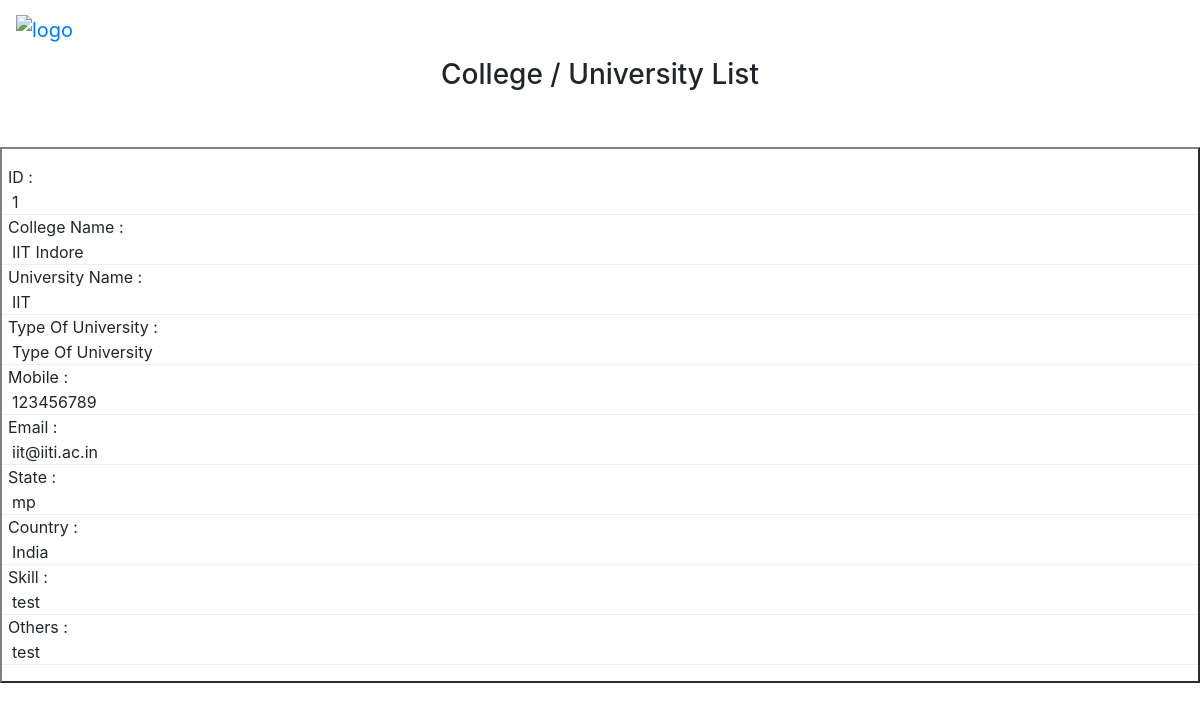
/college/college_list, run on the app's committed database.
### loginRegister/models.py (models this page shows)
class college(models.Model):
    college_id = models.AutoField(primary_key=True)
    college_name = models.CharField(max_length=100)
    university_name = models.CharField(max_length=100)
    email = models.EmailField(max_length=100, unique=True)
    phone = models.BigIntegerField()
    country = models.CharField(max_length=100)
    state = models.CharField(max_length=100)
    skill_set = models.CharField(max_length=100)
    description = models.TextField()
    profileImg = models.CharField(max_length=100, default='photo.jpg')
    date_of_reg = models.DateTimeField(default=timezone.now)
    password = models.CharField(max_length=100)

### loginRegister/views.py (the view)
# urls.py: path('college/college_list', loginviews.college_list, name='college_list'),
def college_list(request):
    college_data = college.objects.all()
    return render(request, 'college_list.html', {'colleges': college_data})

### loginRegister/templates/college_list.html (shortened to what this page needs)
{% load static %}
<!DOCTYPE html>
<html xmlns="http://www.w3.org/1999/xhtml"
      xmlns:th="http://www.thymeleaf.org">
<head>
  		<link rel="stylesheet" href="https://maxcdn.bootstrapcdn.com/bootstrap/4.4.1/css/bootstrap.min.css">
</head>
<body>
<nav class="navbar navbar-expand-sm">
  <a class="navbar-brand" href="/admin/admin_successLogin">
    <img src="{% static 'images/Caramel-Horz.png' %}" alt="logo" style="width:240px; height:65px; margin:0px 0px 0px 0px;">
  </a>
 </nav>
<div align="center">
    <h3>College / University List</h3>
    <br/><br/>
    <table role="table"  border="2px 1px 1px 1px solid"  cellpadding="10px">
        <tbody  role="rowgroup">
		{% for college in colleges %}
          <tr role="row">
            <tr th:each="college : ${listColleges}">
                <td role="cell" th:text="${college.id}">{{ college.college_id }}</td>
                <td role="cell" th:text="${college.collegeName}">{{  college.college_name }}</td>
                <td role="cell" th:text="${college.universityName}">{{  college.university_name }}</td>
                <td role="cell" th:text="${college.typeOfUniversity}">Type Of University</td>
                <td role="cell" th:text="${college.mobile}">{{ college.phone }}</td>
                <td role="cell" th:text="${college.email}">{{ college.email }}</td>
	            <td role="cell" th:text="${college.state}">{{ college.state }}</td>
                <td role="cell" th:text="${college.country}">{{ college.country }}</td>
                <td role="cell" th:text="${college.skill}">{{ college.skill_set }}</td>
                <td role="cell" th:text="${college.others}">{{ college.description }}</td>
            </tr>
		   </tr>
		{% endfor %}
        </tbody>
    </table>
</div>
</body>
</html>

### loginRegister/templates/college_list.html (style rules this page uses)
@media only screen 
    and (max-width: 760px), (min-device-width: 768px) 
    and (max-device-width: 1024px) { table, thead, tbody, th, td, tr { display: block; } }
@media only screen 
    and (max-width: 760px), (min-device-width: 768px) 
    and (max-device-width: 1024px) { tr { margin: 0 0 1rem 0; } }
@media only screen 
    and (max-width: 760px), (min-device-width: 768px) 
    and (max-device-width: 1024px) { tr:nth-child(odd) { background: #ccc; } }
@media only screen 
    and (max-width: 760px), (min-device-width: 768px) 
    and (max-device-width: 1024px) { td { border: none; border-bottom: 1px solid #eee; position: relative; padding: 25px 0px 0px 10px; } }
@media only screen 
    and (max-width: 760px), (min-device-width: 768px) 
    and (max-device-width: 1024px) { td:before { position: absolute; top: 0; left: 6px; width: 45%; padding-right: 10px; white-space: nowrap; } }
@media only screen 
    and (max-width: 760px), (min-device-width: 768px) 
    and (max-device-width: 1024px) { td:nth-of-type(1):before { content: "ID :"; } }
@media only screen 
    and (max-width: 760px), (min-device-width: 768px) 
    and (max-device-width: 1024px) { td:nth-of-type(2):before { content: "College Name :"; } }
@media only screen 
    and (max-width: 760px), (min-device-width: 768px) 
    and (max-device-width: 1024px) { td:nth-of-type(3):before { content: "University Name :"; } }
@media only screen 
    and (max-width: 760px), (min-device-width: 768px) 
    and (max-device-width: 1024px) { td:nth-of-type(4):before { content: "Type Of University :"; } }
@media only screen 
    and (max-width: 760px), (min-device-width: 768px) 
    and (max-device-width: 1024px) { td:nth-of-type(5):before { content: "Mobile :"; } }
@media only screen 
    and (max-width: 760px), (min-device-width: 768px) 
    and (max-device-width: 1024px) { td:nth-of-type(6):before { content: "Email :"; } }
@media only screen 
    and (max-width: 760px), (min-device-width: 768px) 
    and (max-device-width: 1024px) { td:nth-of-type(7):before { content: "State :"; } }
@media only screen 
    and (max-width: 760px), (min-device-width: 768px) 
    and (max-device-width: 1024px) { td:nth-of-type(8):before { content: "Country :"; } }
@media only screen 
    and (max-width: 760px), (min-device-width: 768px) 
    and (max-device-width: 1024px) { td:nth-of-type(9):before { content: "Skill :"; } }
@media only screen 
    and (max-width: 760px), (min-device-width: 768px) 
    and (max-device-width: 1024px) { td:nth-of-type(10):before { content: "Others :"; } }

### data on the page
college: college_id "1", college_name "IIT Indore", university_name "IIT", phone "123456789", email "iit@iiti.ac.in", state "mp", country "India", skill_set "test", description "test"
